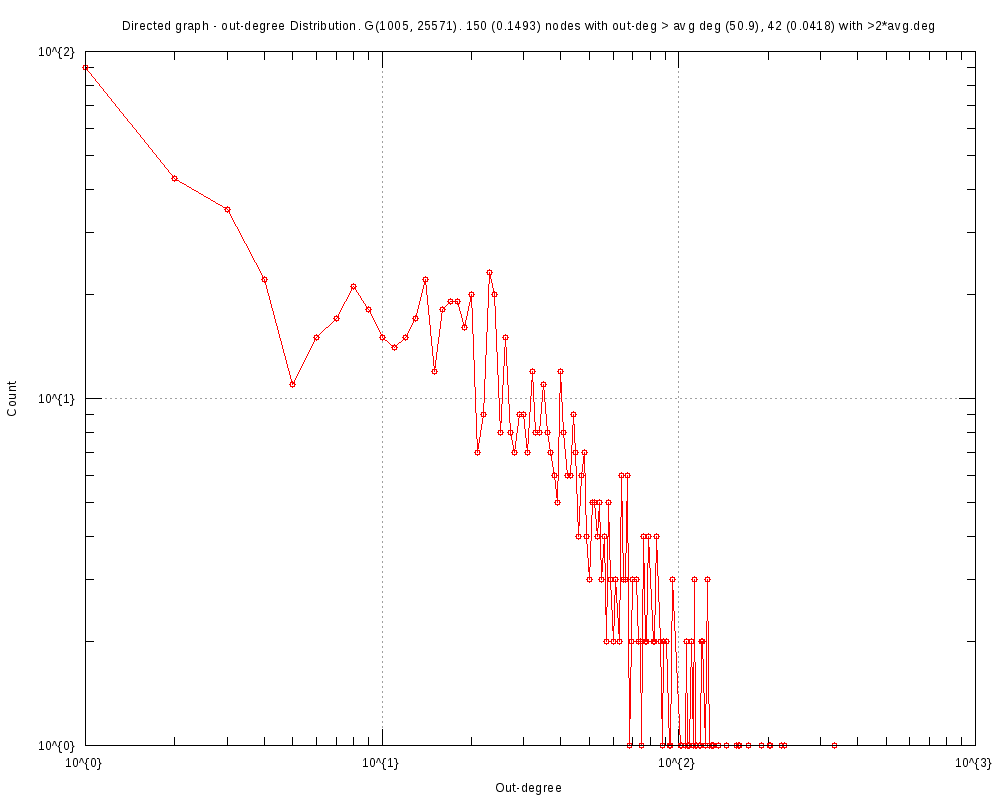

The script that saved this image:
#
# Directed graph - out-degree Distribution. G(1005, 25571). 150 (0.1493) nodes with out-deg > avg deg (50.9), 42 (0.0418) with >2*avg.deg (Thu Oct 26 17:47:22 2017)
#

set title "Directed graph - out-degree Distribution. G(1005, 25571). 150 (0.1493) nodes with out-deg > avg deg (50.9), 42 (0.0418) with >2*avg.deg"
set key bottom right
set logscale xy 10
set format x "10^{%L}"
set mxtics 10
set format y "10^{%L}"
set mytics 10
set grid
set xlabel "Out-degree"
set ylabel "Count"
set tics scale 2
set terminal png font arial 10 size 1000,800
set output 'outDeg.EUC.png'
plot 	"outDeg.EUC.tab" using 1:2 title "" with linespoints pt 6
